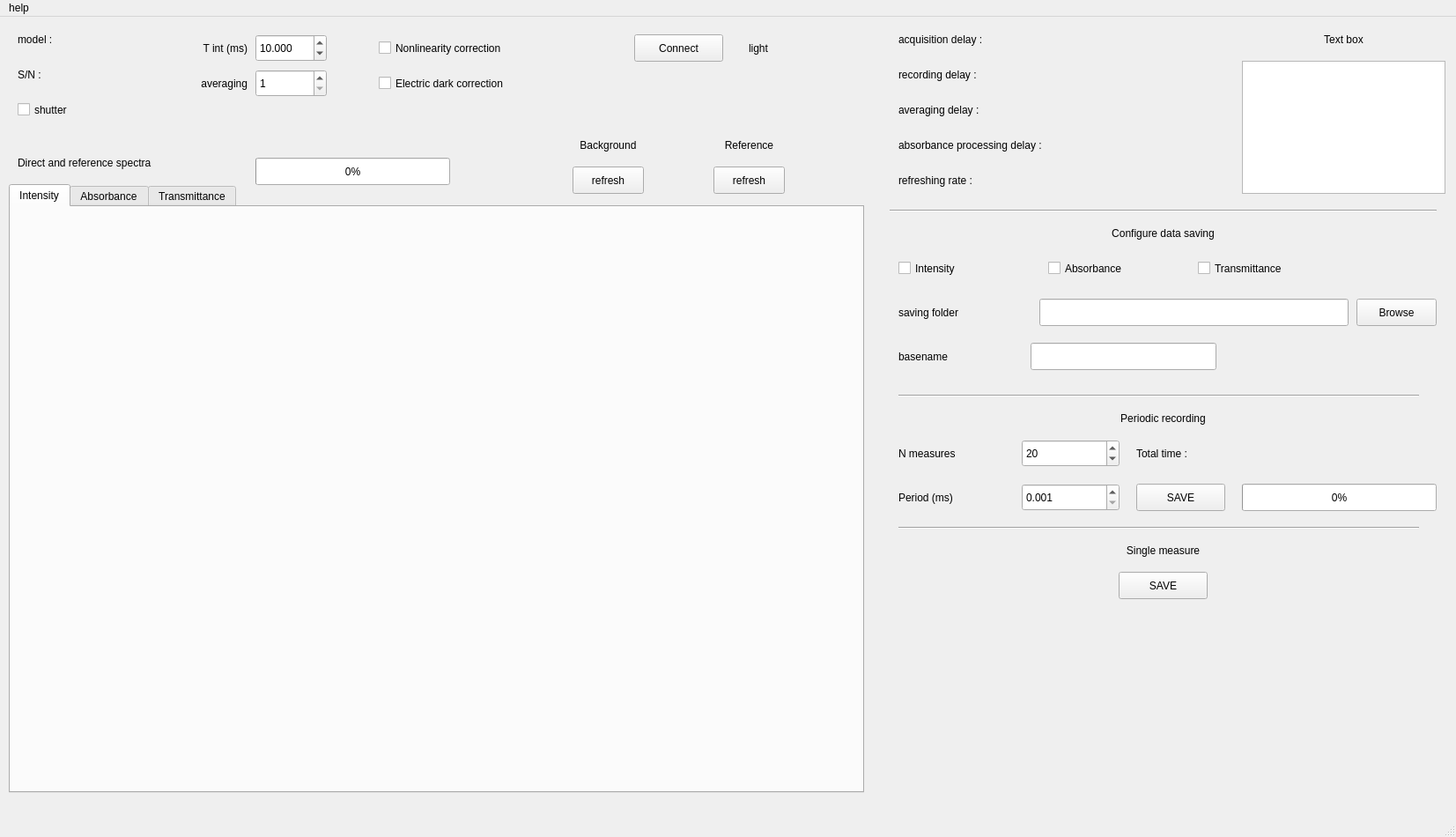
<?xml version="1.0" encoding="UTF-8"?>
<ui version="4.0">
 <class>MainWindow</class>
 <widget class="QMainWindow" name="MainWindow">
  <property name="geometry">
   <rect>
    <x>0</x>
    <y>0</y>
    <width>1653</width>
    <height>950</height>
   </rect>
  </property>
  <property name="tabletTracking">
   <bool>false</bool>
  </property>
  <property name="windowTitle">
   <string>Control Panel</string>
  </property>
  <property name="iconSize">
   <size>
    <width>18</width>
    <height>27</height>
   </size>
  </property>
  <widget class="QWidget" name="centralwidget">
   <widget class="QLabel" name="label_plot">
    <property name="geometry">
     <rect>
      <x>20</x>
      <y>150</y>
      <width>621</width>
      <height>31</height>
     </rect>
    </property>
    <property name="text">
     <string>Direct and reference spectra</string>
    </property>
    <property name="alignment">
     <set>Qt::AlignLeading|Qt::AlignLeft|Qt::AlignVCenter</set>
    </property>
   </widget>
   <widget class="QLabel" name="label_text_box">
    <property name="geometry">
     <rect>
      <x>1420</x>
      <y>10</y>
      <width>211</width>
      <height>31</height>
     </rect>
    </property>
    <property name="text">
     <string>Text box</string>
    </property>
    <property name="alignment">
     <set>Qt::AlignCenter</set>
    </property>
   </widget>
   <widget class="QPushButton" name="single_meas">
    <property name="geometry">
     <rect>
      <x>1270</x>
      <y>630</y>
      <width>101</width>
      <height>31</height>
     </rect>
    </property>
    <property name="text">
     <string>SAVE</string>
    </property>
   </widget>
   <widget class="QTabWidget" name="graphic_tabs">
    <property name="geometry">
     <rect>
      <x>10</x>
      <y>190</y>
      <width>971</width>
      <height>691</height>
     </rect>
    </property>
    <property name="currentIndex">
     <number>0</number>
    </property>
    <widget class="QWidget" name="tab1">
     <attribute name="title">
      <string>Intensity</string>
     </attribute>
    </widget>
    <widget class="QWidget" name="tab2">
     <attribute name="title">
      <string>Absorbance</string>
     </attribute>
    </widget>
    <widget class="QWidget" name="tab3">
     <property name="accessibleName">
      <string/>
     </property>
     <attribute name="title">
      <string>Transmittance</string>
     </attribute>
    </widget>
   </widget>
   <widget class="QPlainTextEdit" name="text_box">
    <property name="geometry">
     <rect>
      <x>1410</x>
      <y>50</y>
      <width>231</width>
      <height>151</height>
     </rect>
    </property>
   </widget>
   <widget class="QPushButton" name="connect_disconnect_spectro_button">
    <property name="geometry">
     <rect>
      <x>720</x>
      <y>20</y>
      <width>101</width>
      <height>31</height>
     </rect>
    </property>
    <property name="text">
     <string>Connect</string>
    </property>
   </widget>
   <widget class="QLabel" name="state_light">
    <property name="geometry">
     <rect>
      <x>850</x>
      <y>20</y>
      <width>31</width>
      <height>31</height>
     </rect>
    </property>
    <property name="text">
     <string>light</string>
    </property>
   </widget>
   <widget class="QCheckBox" name="shutter">
    <property name="geometry">
     <rect>
      <x>20</x>
      <y>90</y>
      <width>151</width>
      <height>31</height>
     </rect>
    </property>
    <property name="text">
     <string>shutter</string>
    </property>
   </widget>
   <widget class="QLabel" name="label_spectro_SN">
    <property name="geometry">
     <rect>
      <x>20</x>
      <y>50</y>
      <width>221</width>
      <height>31</height>
     </rect>
    </property>
    <property name="text">
     <string>S/N :</string>
    </property>
   </widget>
   <widget class="QLabel" name="label_model">
    <property name="geometry">
     <rect>
      <x>20</x>
      <y>10</y>
      <width>221</width>
      <height>31</height>
     </rect>
    </property>
    <property name="text">
     <string>model :</string>
    </property>
   </widget>
   <widget class="QSpinBox" name="avg">
    <property name="geometry">
     <rect>
      <x>290</x>
      <y>60</y>
      <width>81</width>
      <height>31</height>
     </rect>
    </property>
    <property name="minimum">
     <number>1</number>
    </property>
    <property name="maximum">
     <number>10000</number>
    </property>
    <property name="value">
     <number>1</number>
    </property>
   </widget>
   <widget class="QLabel" name="label_avg">
    <property name="geometry">
     <rect>
      <x>200</x>
      <y>60</y>
      <width>81</width>
      <height>31</height>
     </rect>
    </property>
    <property name="text">
     <string>averaging</string>
    </property>
    <property name="alignment">
     <set>Qt::AlignRight|Qt::AlignTrailing|Qt::AlignVCenter</set>
    </property>
   </widget>
   <widget class="QLabel" name="label_tint">
    <property name="geometry">
     <rect>
      <x>160</x>
      <y>20</y>
      <width>121</width>
      <height>31</height>
     </rect>
    </property>
    <property name="text">
     <string>T int (ms)</string>
    </property>
    <property name="alignment">
     <set>Qt::AlignRight|Qt::AlignTrailing|Qt::AlignVCenter</set>
    </property>
   </widget>
   <widget class="QCheckBox" name="EDcorr_box">
    <property name="geometry">
     <rect>
      <x>430</x>
      <y>60</y>
      <width>231</width>
      <height>31</height>
     </rect>
    </property>
    <property name="text">
     <string>Electric dark correction</string>
    </property>
   </widget>
   <widget class="QCheckBox" name="NLcorr_box">
    <property name="geometry">
     <rect>
      <x>430</x>
      <y>20</y>
      <width>241</width>
      <height>31</height>
     </rect>
    </property>
    <property name="text">
     <string>Nonlinearity correction</string>
    </property>
   </widget>
   <widget class="QPushButton" name="refresh_reference">
    <property name="geometry">
     <rect>
      <x>810</x>
      <y>170</y>
      <width>81</width>
      <height>31</height>
     </rect>
    </property>
    <property name="text">
     <string>refresh</string>
    </property>
   </widget>
   <widget class="QLabel" name="label_ref">
    <property name="geometry">
     <rect>
      <x>780</x>
      <y>130</y>
      <width>141</width>
      <height>31</height>
     </rect>
    </property>
    <property name="text">
     <string>Reference</string>
    </property>
    <property name="alignment">
     <set>Qt::AlignCenter</set>
    </property>
   </widget>
   <widget class="QLabel" name="label_background">
    <property name="geometry">
     <rect>
      <x>620</x>
      <y>130</y>
      <width>141</width>
      <height>31</height>
     </rect>
    </property>
    <property name="text">
     <string>Background</string>
    </property>
    <property name="alignment">
     <set>Qt::AlignCenter</set>
    </property>
   </widget>
   <widget class="QPushButton" name="refresh_background">
    <property name="geometry">
     <rect>
      <x>650</x>
      <y>170</y>
      <width>81</width>
      <height>31</height>
     </rect>
    </property>
    <property name="text">
     <string>refresh</string>
    </property>
   </widget>
   <widget class="QLabel" name="averaging_delay_display">
    <property name="geometry">
     <rect>
      <x>1020</x>
      <y>90</y>
      <width>381</width>
      <height>31</height>
     </rect>
    </property>
    <property name="text">
     <string>averaging delay : </string>
    </property>
   </widget>
   <widget class="QLabel" name="acquisition_delay_display">
    <property name="geometry">
     <rect>
      <x>1020</x>
      <y>10</y>
      <width>371</width>
      <height>31</height>
     </rect>
    </property>
    <property name="text">
     <string>acquisition delay : </string>
    </property>
   </widget>
   <widget class="QLabel" name="recording_delay_display">
    <property name="geometry">
     <rect>
      <x>1020</x>
      <y>50</y>
      <width>371</width>
      <height>31</height>
     </rect>
    </property>
    <property name="text">
     <string>recording delay : </string>
    </property>
   </widget>
   <widget class="QLabel" name="refresh_rate_display">
    <property name="geometry">
     <rect>
      <x>1020</x>
      <y>170</y>
      <width>381</width>
      <height>31</height>
     </rect>
    </property>
    <property name="text">
     <string>refreshing rate : </string>
    </property>
   </widget>
   <widget class="QLabel" name="absorbance_processing_delay_display">
    <property name="geometry">
     <rect>
      <x>1020</x>
      <y>130</y>
      <width>381</width>
      <height>31</height>
     </rect>
    </property>
    <property name="text">
     <string>absorbance processing delay : </string>
    </property>
   </widget>
   <widget class="QLabel" name="saving_folder_label">
    <property name="geometry">
     <rect>
      <x>1020</x>
      <y>320</y>
      <width>151</width>
      <height>31</height>
     </rect>
    </property>
    <property name="text">
     <string>saving folder</string>
    </property>
   </widget>
   <widget class="QToolButton" name="browse">
    <property name="enabled">
     <bool>true</bool>
    </property>
    <property name="geometry">
     <rect>
      <x>1540</x>
      <y>320</y>
      <width>91</width>
      <height>31</height>
     </rect>
    </property>
    <property name="text">
     <string>Browse</string>
    </property>
    <property name="checkable">
     <bool>false</bool>
    </property>
    <property name="autoRaise">
     <bool>false</bool>
    </property>
   </widget>
   <widget class="QCheckBox" name="absorbance_box">
    <property name="geometry">
     <rect>
      <x>1190</x>
      <y>270</y>
      <width>161</width>
      <height>31</height>
     </rect>
    </property>
    <property name="text">
     <string>Absorbance</string>
    </property>
    <property name="checkable">
     <bool>true</bool>
    </property>
   </widget>
   <widget class="QCheckBox" name="transmittance_box">
    <property name="geometry">
     <rect>
      <x>1360</x>
      <y>270</y>
      <width>181</width>
      <height>31</height>
     </rect>
    </property>
    <property name="text">
     <string>Transmittance</string>
    </property>
    <property name="checkable">
     <bool>true</bool>
    </property>
   </widget>
   <widget class="QLineEdit" name="saving_folder">
    <property name="geometry">
     <rect>
      <x>1180</x>
      <y>320</y>
      <width>351</width>
      <height>31</height>
     </rect>
    </property>
   </widget>
   <widget class="QSpinBox" name="N_spectra">
    <property name="geometry">
     <rect>
      <x>1160</x>
      <y>480</y>
      <width>111</width>
      <height>31</height>
     </rect>
    </property>
    <property name="maximum">
     <number>10000</number>
    </property>
    <property name="value">
     <number>20</number>
    </property>
   </widget>
   <widget class="QCheckBox" name="intensity_box">
    <property name="geometry">
     <rect>
      <x>1020</x>
      <y>270</y>
      <width>161</width>
      <height>31</height>
     </rect>
    </property>
    <property name="text">
     <string>Intensity</string>
    </property>
    <property name="checkable">
     <bool>true</bool>
    </property>
   </widget>
   <widget class="QDoubleSpinBox" name="T_sec">
    <property name="geometry">
     <rect>
      <x>1160</x>
      <y>530</y>
      <width>111</width>
      <height>31</height>
     </rect>
    </property>
    <property name="decimals">
     <number>3</number>
    </property>
    <property name="minimum">
     <double>0.001000000000000</double>
    </property>
    <property name="maximum">
     <double>86400.000000000000000</double>
    </property>
    <property name="singleStep">
     <double>0.001000000000000</double>
    </property>
   </widget>
   <widget class="QLabel" name="label_N_spectra">
    <property name="geometry">
     <rect>
      <x>1020</x>
      <y>480</y>
      <width>131</width>
      <height>31</height>
     </rect>
    </property>
    <property name="text">
     <string>N measures</string>
    </property>
    <property name="alignment">
     <set>Qt::AlignLeading|Qt::AlignLeft|Qt::AlignVCenter</set>
    </property>
   </widget>
   <widget class="QLabel" name="label_T_sec">
    <property name="geometry">
     <rect>
      <x>1020</x>
      <y>530</y>
      <width>131</width>
      <height>31</height>
     </rect>
    </property>
    <property name="text">
     <string>Period (ms)</string>
    </property>
    <property name="alignment">
     <set>Qt::AlignLeading|Qt::AlignLeft|Qt::AlignVCenter</set>
    </property>
   </widget>
   <widget class="QProgressBar" name="multiple_measure_progress">
    <property name="geometry">
     <rect>
      <x>1410</x>
      <y>530</y>
      <width>221</width>
      <height>31</height>
     </rect>
    </property>
    <property name="minimum">
     <number>0</number>
    </property>
    <property name="maximum">
     <number>100</number>
    </property>
    <property name="value">
     <number>0</number>
    </property>
    <property name="textVisible">
     <bool>true</bool>
    </property>
    <property name="orientation">
     <enum>Qt::Horizontal</enum>
    </property>
    <property name="invertedAppearance">
     <bool>false</bool>
    </property>
    <property name="format">
     <string>%p%</string>
    </property>
   </widget>
   <widget class="QPushButton" name="start_multiple_meas">
    <property name="geometry">
     <rect>
      <x>1290</x>
      <y>530</y>
      <width>101</width>
      <height>31</height>
     </rect>
    </property>
    <property name="text">
     <string>SAVE</string>
    </property>
   </widget>
   <widget class="QLabel" name="label_total_time">
    <property name="geometry">
     <rect>
      <x>1290</x>
      <y>480</y>
      <width>271</width>
      <height>31</height>
     </rect>
    </property>
    <property name="text">
     <string>Total time : </string>
    </property>
    <property name="alignment">
     <set>Qt::AlignLeading|Qt::AlignLeft|Qt::AlignVCenter</set>
    </property>
   </widget>
   <widget class="QLabel" name="label_single_measure">
    <property name="geometry">
     <rect>
      <x>1230</x>
      <y>590</y>
      <width>181</width>
      <height>31</height>
     </rect>
    </property>
    <property name="text">
     <string>Single measure</string>
    </property>
    <property name="alignment">
     <set>Qt::AlignCenter</set>
    </property>
   </widget>
   <widget class="Line" name="line">
    <property name="geometry">
     <rect>
      <x>1010</x>
      <y>210</y>
      <width>621</width>
      <height>21</height>
     </rect>
    </property>
    <property name="orientation">
     <enum>Qt::Horizontal</enum>
    </property>
   </widget>
   <widget class="Line" name="line_2">
    <property name="geometry">
     <rect>
      <x>1020</x>
      <y>420</y>
      <width>591</width>
      <height>21</height>
     </rect>
    </property>
    <property name="orientation">
     <enum>Qt::Horizontal</enum>
    </property>
   </widget>
   <widget class="Line" name="line_3">
    <property name="geometry">
     <rect>
      <x>1020</x>
      <y>570</y>
      <width>591</width>
      <height>21</height>
     </rect>
    </property>
    <property name="orientation">
     <enum>Qt::Horizontal</enum>
    </property>
   </widget>
   <widget class="QLabel" name="label_data_saving">
    <property name="geometry">
     <rect>
      <x>1220</x>
      <y>230</y>
      <width>201</width>
      <height>31</height>
     </rect>
    </property>
    <property name="text">
     <string>Configure data saving</string>
    </property>
    <property name="alignment">
     <set>Qt::AlignCenter</set>
    </property>
   </widget>
   <widget class="QLabel" name="label_periodic_rec">
    <property name="geometry">
     <rect>
      <x>1220</x>
      <y>440</y>
      <width>201</width>
      <height>31</height>
     </rect>
    </property>
    <property name="text">
     <string>Periodic recording</string>
    </property>
    <property name="alignment">
     <set>Qt::AlignCenter</set>
    </property>
   </widget>
   <widget class="QLabel" name="label_basename">
    <property name="geometry">
     <rect>
      <x>1020</x>
      <y>370</y>
      <width>141</width>
      <height>31</height>
     </rect>
    </property>
    <property name="text">
     <string>basename</string>
    </property>
   </widget>
   <widget class="QLineEdit" name="basename">
    <property name="geometry">
     <rect>
      <x>1170</x>
      <y>370</y>
      <width>211</width>
      <height>31</height>
     </rect>
    </property>
   </widget>
   <widget class="QDoubleSpinBox" name="Tint">
    <property name="geometry">
     <rect>
      <x>290</x>
      <y>20</y>
      <width>81</width>
      <height>31</height>
     </rect>
    </property>
    <property name="decimals">
     <number>3</number>
    </property>
    <property name="minimum">
     <double>0.001000000000000</double>
    </property>
    <property name="maximum">
     <double>100000.000000000000000</double>
    </property>
    <property name="singleStep">
     <double>0.001000000000000</double>
    </property>
    <property name="value">
     <double>10.000000000000000</double>
    </property>
   </widget>
   <widget class="QProgressBar" name="current_progress">
    <property name="geometry">
     <rect>
      <x>290</x>
      <y>160</y>
      <width>221</width>
      <height>31</height>
     </rect>
    </property>
    <property name="value">
     <number>0</number>
    </property>
   </widget>
  </widget>
  <widget class="QMenuBar" name="menubar">
   <property name="geometry">
    <rect>
     <x>0</x>
     <y>0</y>
     <width>1653</width>
     <height>18</height>
    </rect>
   </property>
   <widget class="QMenu" name="menu_help">
    <property name="title">
     <string>help</string>
    </property>
    <addaction name="get_help"/>
   </widget>
   <addaction name="menu_help"/>
  </widget>
  <widget class="QStatusBar" name="statusbar"/>
  <action name="get_help">
   <property name="text">
    <string>get help</string>
   </property>
  </action>
 </widget>
 <resources/>
 <connections/>
</ui>
